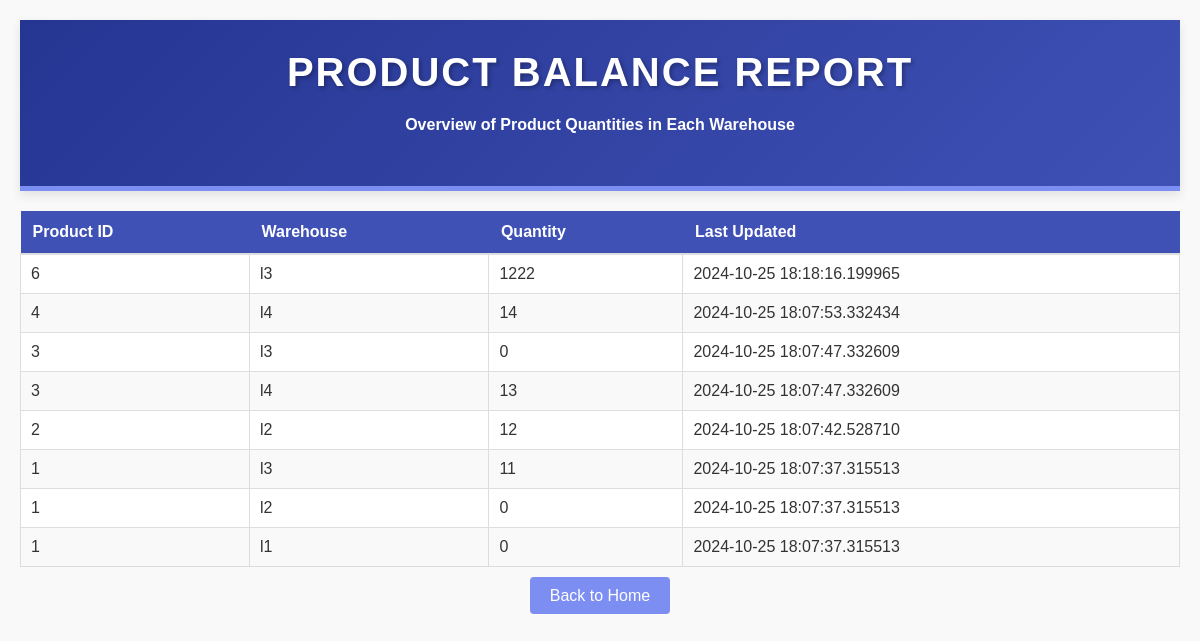
Screenshot of /product/balance with the database file from the repository.
### tables this page shows
CREATE TABLE Balance (
    product_id TEXT,
    warehouse TEXT,
    quantity INTEGER,
    timestamp DATETIME DEFAULT CURRENT_TIMESTAMP,
    PRIMARY KEY (product_id, warehouse),
    FOREIGN KEY (product_id) REFERENCES Product(product_id),
    FOREIGN KEY (warehouse) REFERENCES Location(location_id)
);

### app.py (models this page shows)
class Product(db.Model):
    __tablename__ = 'product'
    product_id = db.Column(db.String, primary_key=True)
    location_id = db.Column(db.String, db.ForeignKey('location.location_id', ondelete='SET NULL'))
    quantity = db.Column(db.Integer, nullable=False)
    timestamp = db.Column(db.DateTime, default=datetime.now, onupdate=datetime.now)  # Set default and update timestamps

### app.py (the view)
@app.route('/product/balance', methods=['GET'])
def product_balance():
    balance_data = db.session.execute(text("""
        SELECT B.product_id, B.warehouse, B.quantity, P.timestamp
        FROM Balance B
        JOIN Product P ON B.product_id = P.product_id
        ORDER BY P.timestamp DESC
    """)).fetchall()
    balance_dict = {}
    for row in balance_data:
        warehouse = row.warehouse
        product_id = row.product_id
        quantity = row.quantity
        timestamp = row.timestamp
        if warehouse not in balance_dict:
            balance_dict[warehouse] = {'balances': {}}
        balance_dict[warehouse]['balances'][product_id] = {
            'quantity': quantity,
            'timestamp': timestamp
        }
    return render_template('product_balance.html', balance_data=balance_dict)

### app.py (called while the page is built)
@app.before_request
def before_request():
    db.session.execute(text('PRAGMA foreign_keys = ON'))

### templates/product_balance.html (shortened to what this page needs)
<!DOCTYPE html>
<html lang="en">
<head>
    <link rel="stylesheet" href="{{ url_for('static', filename='view.css') }}">
</head>
<body>
    <header>
        <h1>Product Balance Report</h1>
        <h4>Overview of Product Quantities in Each Warehouse</h4>
    </header>
    {% if balance_data|length == 0 %}
        <p>No products found.</p>
    {% else %}
        <table>
            <thead>
                <tr>
                    <th scope="col">Product ID</th>
                    <th scope="col">Warehouse</th>
                    <th scope="col">Quantity</th>
                    <th scope="col">Last Updated</th>
                </tr>
            </thead>
            <tbody>
                {% for warehouse, data in balance_data.items() %}
                    {% for product_id, details in data.balances.items() %}
                        <tr>
                            <td>{{ product_id }}</td>
                            <td>{{ warehouse }}</td>
                            <td>{{ details.quantity }}</td>
                            <td>{{ details.timestamp }}</td>
                        </tr>
                    {% endfor %}
                {% endfor %}
            </tbody>
        </table>
    {% endif %}
    <nav>
        <a href="/home" class="button">Back to Home</a>
    </nav>
</body>
</html>

### static/view.css (style rules this page uses)
body { font-family: Arial, sans-serif; margin: 0; padding: 20px; background-color: #f9f9f9; color: #333; }
header { background: linear-gradient(135deg, #253592, #3f51b5); color: white; padding: 30px 0; text-align: center; box-shadow: 0 4px 10px rgba(0, 0, 0, 0.1); border-bottom: 5px solid #7d8ef2; }
header h1 { margin: 0; font-size: 2.5em; letter-spacing: 2px; text-transform: uppercase; font-weight: bold; text-shadow: 2px 2px 4px rgba(0, 0, 0, 0.3); }
nav { margin-top: 20px; text-align: center; }
nav a { background-color: #7d8ef2; color: white; text-decoration: none; padding: 10px 20px; border-radius: 4px; transition: background-color 0.3s; }
table { width: 100%; border-collapse: collapse; margin: 20px 0; font-family: Arial, sans-serif; }
th { background-color: #3f51b5; color: white; padding: 12px; text-align: left; font-weight: bold; border-bottom: 2px solid #ddd; }
td { border: 1px solid #ddd; padding: 10px; text-align: left; }
tbody tr:nth-child(even) { background-color: #f9f9f9; }
tbody tr:nth-child(odd) { background-color: #ffffff; }

### rows the page displays
Balance: balances "6" "3" "1", balances "l3" "l3" "l3", quantity "1222"
Product: timestamp "2024-10-25 18:18:16.199965"
Balance: quantity "0"
Product: timestamp "2024-10-25 18:07:47.332609" "2024-10-25 18:07:47.332609"
Balance: quantity "11"
Product: timestamp "2024-10-25 18:07:37.315513" "2024-10-25 18:07:37.315513" "2024-10-25 18:07:37.315513"
Balance: balances "4" "3", balances "l4" "l4", quantity "14"
Product: timestamp "2024-10-25 18:07:53.332434"
Balance: quantity "13"
Balance: balances "2" "1", balances "l2" "l2", quantity "12"
Product: timestamp "2024-10-25 18:07:42.528710"
Balance: quantity "0"
Balance: balances "1", balances "l1", quantity "0"
